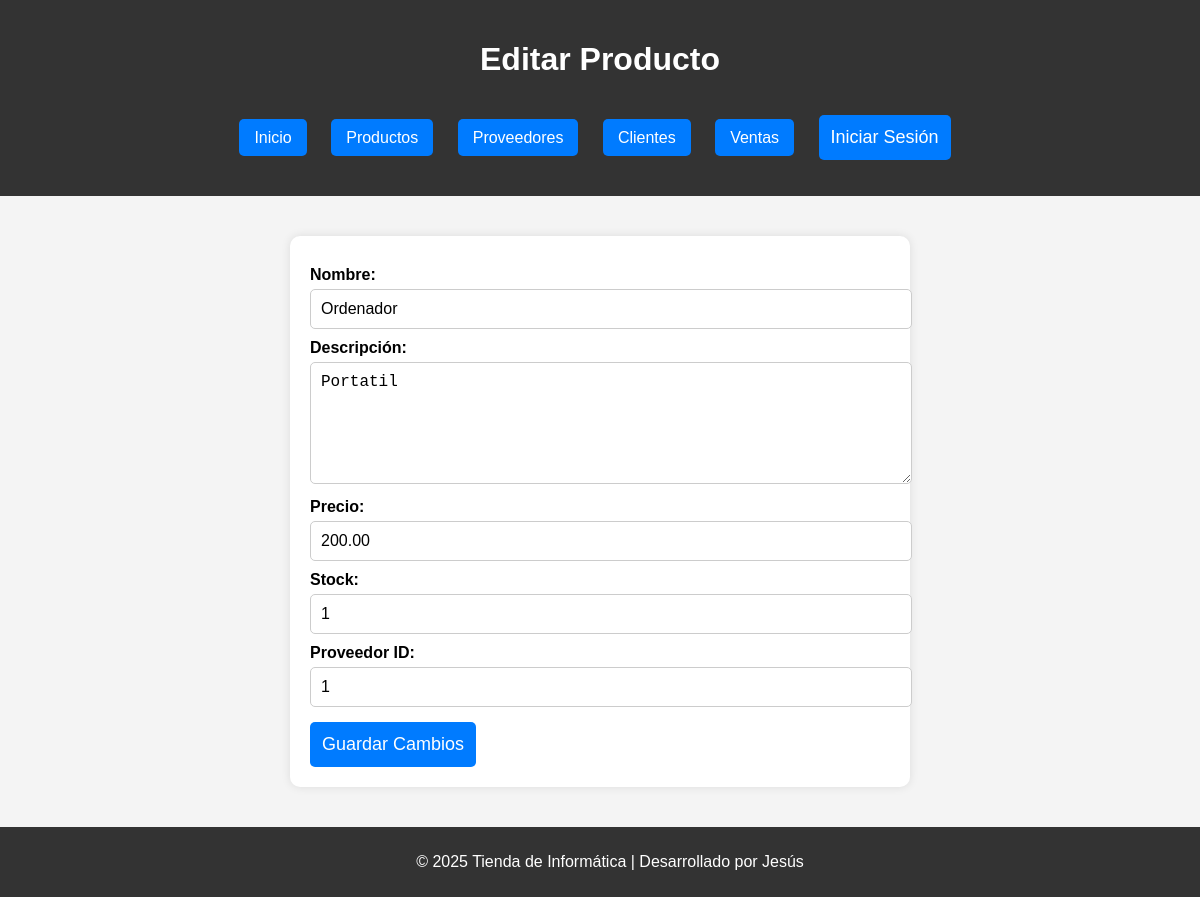
/editar_producto/1, run on an earlier commit of the app's database.
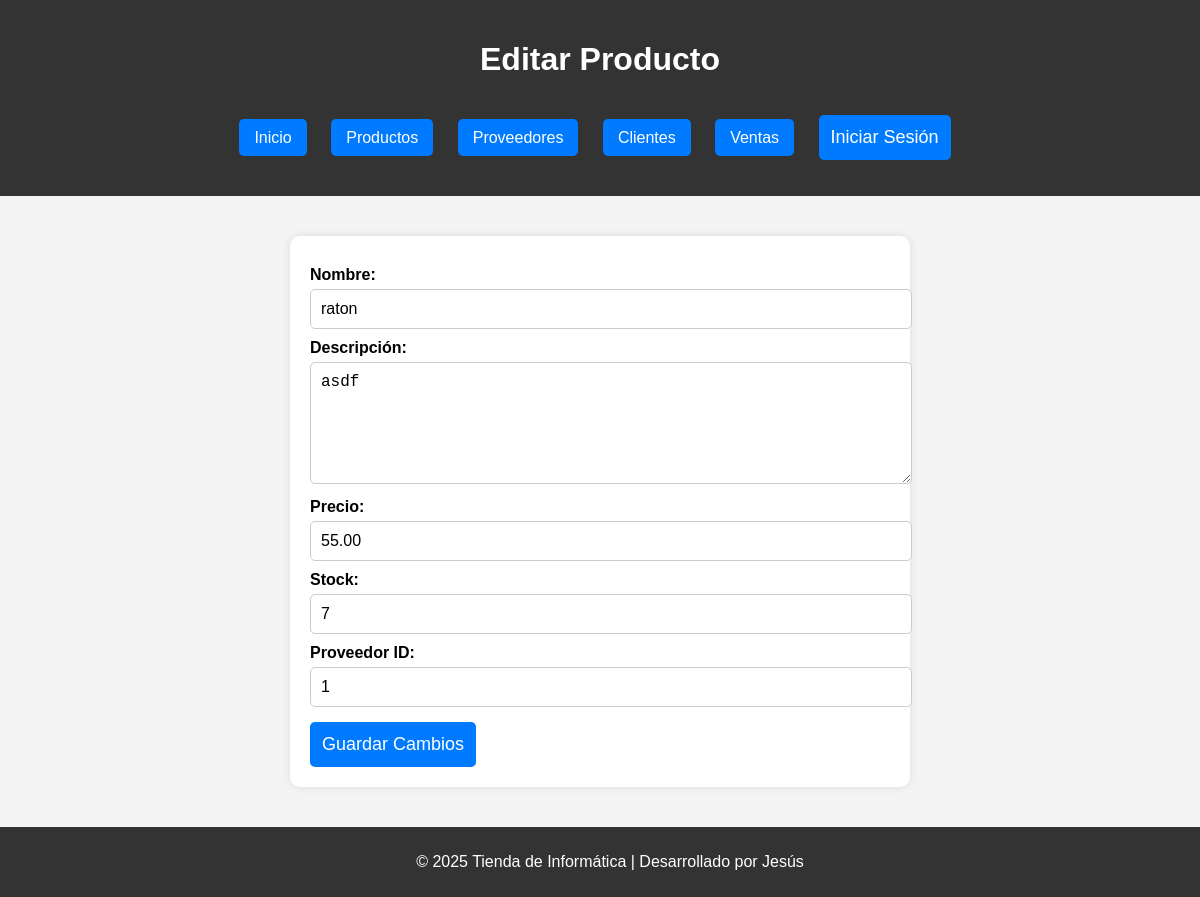
And on a later commit of the database.
### db.py (models this page shows)
class Producto(Base):
    __tablename__ = "Producto"
    id = Column(Integer, primary_key=True)
    nombre = Column(String(150), unique=True, nullable=False)
    descripcion = Column(Text)
    categoria_id = Column(Integer, ForeignKey('Categoria.id'), nullable=True)
    precio = Column(Numeric(10, 2), nullable=False)
    stock = Column(Integer, default=0)
    proveedor_id = Column(Integer, ForeignKey('Proveedor.id'), nullable=False)
    fecha_creacion = Column(DateTime, default=func.current_timestamp())
    categoria = relationship('Categoria', backref=backref('productos', lazy=True))
    proveedor = relationship('Proveedor', backref=backref('productos', lazy=True))
    ventas = relationship("DetalleVenta", back_populates="producto")

### routes/productos.py (the view, shortened to what this page needs)
@productos_bp.route('/editar_producto/<int:id>', methods=['GET', 'POST'])
def editar_producto(id):
    producto = sesion.query(Producto).filter_by(id=id).first()
    if not producto:
        flash('Producto no encontrado.')
        return redirect(url_for('productos.ver_productos'))
    return render_template('producto/editar_producto.html', producto=producto)

### templates/producto/editar_producto.html (shortened to what this page needs)
{% extends "base.html" %}
{% block header %}Editar Producto{% endblock %}
{% block content %}
<form action="{{ url_for('productos.editar_producto', id=producto.id) }}" method="post">
    <label for="nombre">Nombre:</label>
    <input type="text" id="nombre" name="nombre" value="{{ producto.nombre }}" required>
    <label for="descripcion">Descripción:</label>
    <textarea id="descripcion" name="descripcion" required>{{ producto.descripcion }}</textarea>
    <label for="precio">Precio:</label>
    <input type="number" id="precio" name="precio" step="0.01" value="{{ producto.precio }}" required>
    <label for="stock">Stock:</label>
    <input type="number" id="stock" name="stock" value="{{ producto.stock }}" required>
    <label for="proveedor_id">Proveedor ID:</label>
    <input type="number" id="proveedor_id" name="proveedor_id" value="{{ producto.proveedor_id }}" required>
    <button type="submit">Guardar Cambios</button>
</form>
{% endblock %}

### templates/base.html (shortened to what this page needs)
<!doctype html>
<html lang="es">
<head>
    <link rel="stylesheet" href="/static/estilos.css">
</head>
<body>
    <header>
        <h1>{% block header %}Tienda de informática{% endblock %}</h1>
        <nav>
            <ul>
                <li><a href="{{ url_for('index') }}" class="{% if request.endpoint == 'index' %}active{% endif %}">Inicio</a></li>
                <li><a href="{{ url_for('productos.ver_productos') }}" class="{% if request.endpoint == 'productos.ver_productos' %}active{% endif %}">Productos</a></li>
                <li><a href="{{ url_for('proveedores.proveedores') }}" class="{% if request.endpoint == 'proveedores.proveedores' %}active{% endif %}">Proveedores</a></li>
                <li><a href="{{ url_for('clientes.clientes') }}" class="{% if request.endpoint == 'clientes.clientes' %}active{% endif %}">Clientes</a></li>
                <li><a href="{{ url_for('ventas.ventas') }}" class="{% if request.endpoint == 'ventas.ventas' %}active{% endif %}">Ventas</a></li>
                {% if 'usuario' in session %}
                    <li><a href="{{ url_for('logout') }}" class="btn logout-btn">Cerrar Sesión ({{ session['usuario'] }})</a></li>
                {% else %}
                    <li><a href="{{ url_for('login') }}" class="btn {% if request.endpoint == 'login' %}active{% endif %}">Iniciar Sesión</a></li>
                {% endif %}
            </ul>
        </nav>
    </header>
    <main>
        {% block content %}{% endblock %}
    </main>
    <footer>
        <p>&copy; 2025 Tienda de Informática | Desarrollado por Jesús</p>
    </footer>
</body>
</html>

### static/estilos.css (style rules this page uses)
body { font-family: Arial, sans-serif; margin: 0; padding: 0; background-color: #f4f4f4; text-align: center; }
header { background: #333; color: white; padding: 20px; }
nav ul { list-style: none; padding: 0; }
nav ul li { display: inline; margin: 10px; }
nav ul li a { text-decoration: none; color: white; background: #007BFF; padding: 10px 15px; border-radius: 5px; transition: 0.3s; }
main { padding: 20px; }
form { width: 50%; margin: 20px auto; background: white; padding: 20px; border-radius: 10px; box-shadow: 0px 0px 10px rgba(0, 0, 0, 0.1); text-align: left; }
label { font-weight: bold; display: block; margin-top: 10px; }
input, textarea { width: 100%; padding: 10px; margin-top: 5px; border: 1px solid #ccc; border-radius: 5px; font-size: 16px; margin-right: 20px; }
textarea { resize: vertical; height: 100px; }
button, .btn { background: #007BFF; color: white; padding: 12px; border: none; margin-top: 15px; cursor: pointer; font-size: 18px; border-radius: 5px; transition: 0.3s; text-decoration: none; display: inline-block; margin-right: 10px; }
footer { background: #333; color: white; padding: 10px; width: 100%; text-align: center; margin-top: auto; }

What changed in the data, as far as the page shows it:
changed Producto: nombre "Ordenador" → "raton"; descripcion "Portatil" → "asdf"; precio "200.00" → "55.00"; stock "1" → "7"
